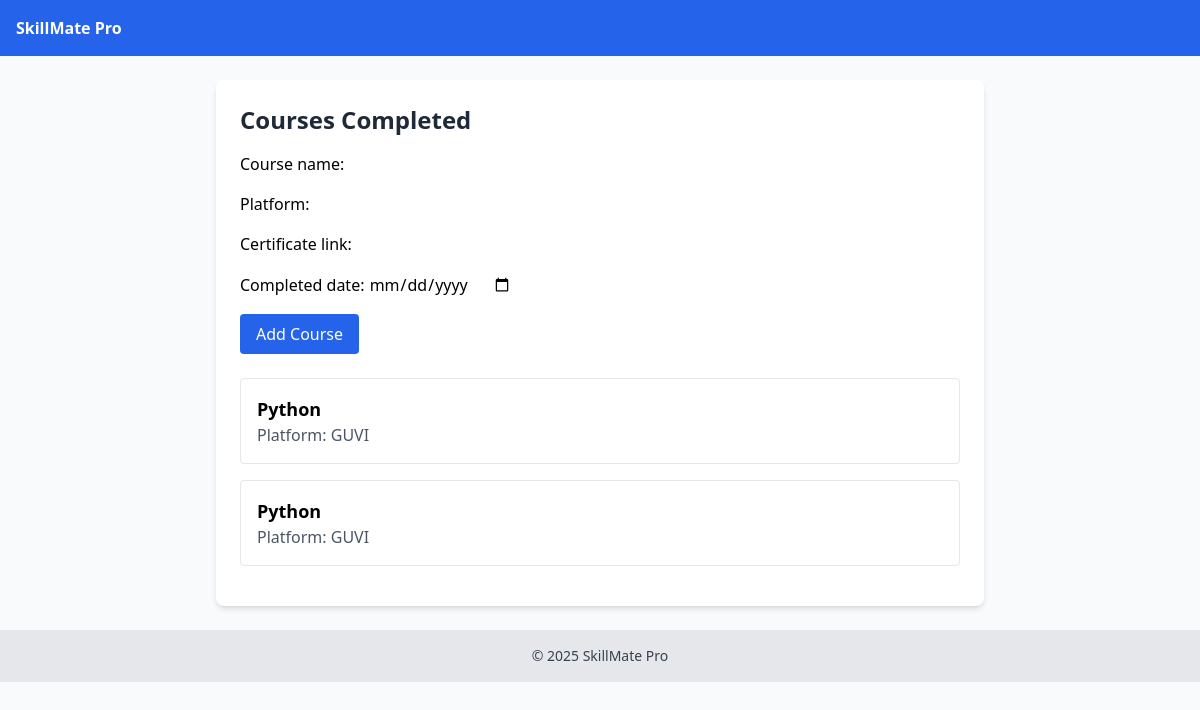
The page /courses/ (signed in) on the database its author committed.
### career/models.py (models this page shows, shortened)
class Course(models.Model):
    user = models.ForeignKey(User, on_delete=models.CASCADE)
    course_name = models.CharField(max_length=255)
    platform = models.CharField(max_length=255, blank=True)
    certificate_link = models.URLField(blank=True)
    completed_date = models.DateField(null=True, blank=True)

### career/views.py (the view)
# urls.py: path('courses/', views.courses_completed, name='courses-completed'),
@login_required
def courses_completed(request):
    courses = Course.objects.filter(user=request.user).order_by('-completed_date')
    if request.method == 'POST':
        form = CourseForm(request.POST)
        if form.is_valid():
            course = form.save(commit=False)
            course.user = request.user
            course.save()
            return redirect('courses-completed')
    else:
        form = CourseForm()
    return render(request, 'career/courses.html', {'form': form, 'courses': courses})

### career/forms.py
class CourseForm(forms.ModelForm):
    class Meta:
        model = Course
        fields = ['course_name', 'platform', 'certificate_link', 'completed_date']
        widgets = {
            'completed_date': forms.DateInput(attrs={'type': 'date'}),
        }

### templates/career/courses.html (shortened to what this page needs)
{% extends "base.html" %}
{% load static %}
{% block content %}
<div class="max-w-3xl mx-auto p-6 bg-white shadow-md rounded-lg">
    <h1 class="text-2xl font-bold text-gray-800 mb-4">Courses Completed</h1>
    <form method="post" class="space-y-4 mb-6">
        {{ form.as_p }}
        <button type="submit" class="px-4 py-2 bg-blue-600 text-white rounded hover:bg-blue-700">Add Course</button>
    </form>
    <div>
        {% for course in courses %}
            <div class="border border-gray-200 rounded p-4 mb-4">
                <h2 class="font-semibold text-lg text-indigo-700">{{ course.course_name }}</h2>
                <p class="text-gray-600">Platform: {{ course.platform }}</p>
            </div>
        {% empty %}
            <p class="text-gray-500">No courses logged yet.</p>
        {% endfor %}
    </div>
</div>
{% endblock %}

### rows shown on the page
Course: course_name "Python", platform "GUVI"
Course: course_name "Python", platform "GUVI"
